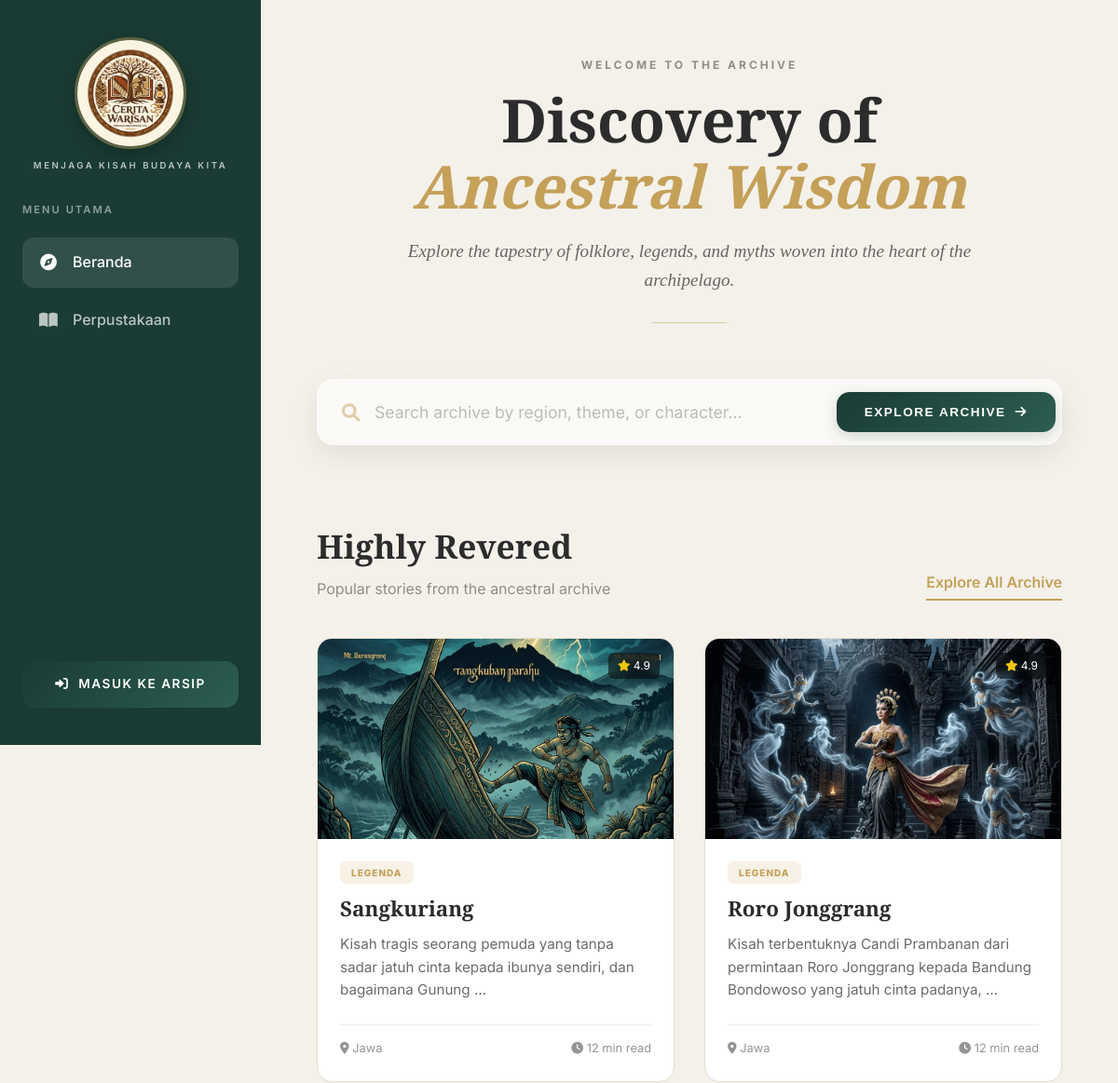
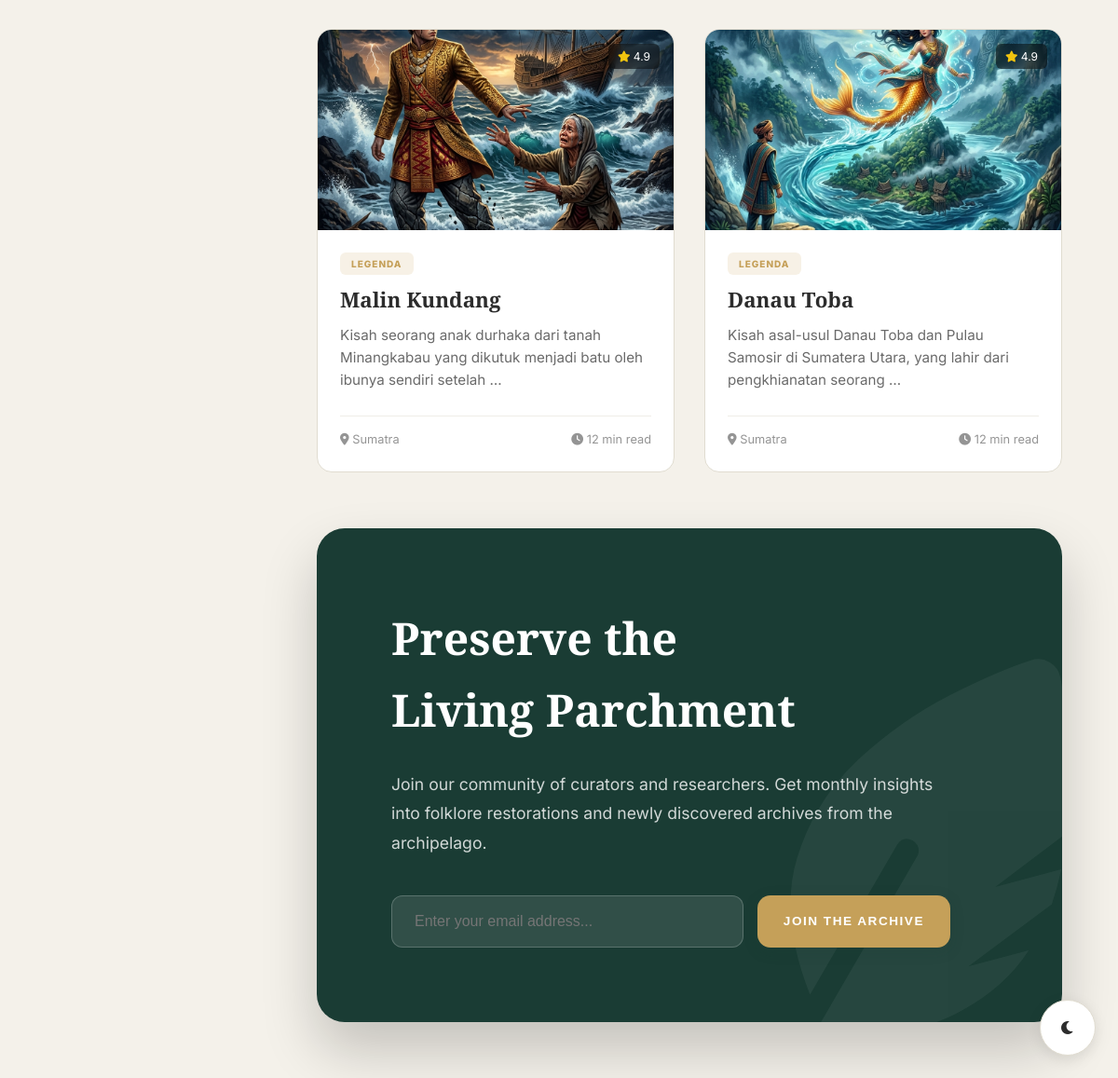
The page / on the database its author committed (2 pictures, top to bottom).
### folklore/models.py (models this page shows, shortened)
class Story(models.Model):
    title = models.CharField(max_length=200)
    slug = models.SlugField(unique=True)
    content = models.TextField()
    summary = models.TextField(blank=True, help_text="Short summary for cards")
    cover_image = models.ImageField(upload_to='stories/', blank=True, null=True)
    category = models.ForeignKey(Category, on_delete=models.CASCADE, related_name='stories')
    region = models.ForeignKey(Region, on_delete=models.CASCADE, related_name='stories')
    characters = models.CharField(max_length=255, help_text="Separate with commas")
    view_count = models.PositiveIntegerField(default=0)
    created_at = models.DateTimeField(auto_now_add=True)
    updated_at = models.DateTimeField(auto_now=True)
    class Meta:
        verbose_name_plural = "Stories"

class Category(models.Model):
    name = models.CharField(max_length=100)
    slug = models.SlugField(unique=True)
    description = models.TextField(blank=True)
    class Meta:
        verbose_name_plural = "Categories"

class Region(models.Model):
    name = models.CharField(max_length=100)
    slug = models.SlugField(unique=True)

### folklore/views.py (the view)
# urls.py: path('', views.HomeView.as_view(), name='home'),
class HomeView(TemplateView):
    template_name = 'folklore/home.html'
    def get_context_data(self, **kwargs):
        context = super().get_context_data(**kwargs)
        context['popular_stories'] = Story.objects.order_by('-view_count')[:4]
        context['recent_stories'] = Story.objects.order_by('-created_at')[:4]
        context['categories'] = Category.objects.all()
        context['regions'] = Region.objects.all()
        return context

### templates/folklore/home.html (shortened to what this page needs)
{% extends 'base.html' %}
{% load static %}
{% block content %}
<div class="page-header">
    <div class="page-header-subtitle">Welcome to the Archive</div>
    <h1 class="page-header-title">Discovery of <br><span style="font-style: italic; color: var(--secondary-color);">Ancestral Wisdom</span></h1>
    <p class="page-header-desc">
        Explore the tapestry of folklore, legends, and myths woven into the heart of the archipelago.
    </p>
    <div class="page-header-divider"></div>
</div>
<div style="display: flex; justify-content: center; margin-bottom: 80px;">
    <form action="{% url 'folklore:library' %}" method="get" class="premium-search-bar glass-effect">
        <div class="premium-search-input-wrapper">
            <i class="fas fa-search"></i>
            <input type="text" name="q" class="premium-search-input" placeholder="Search archive by region, theme, or character...">
        </div>
        <button type="submit" class="btn-premium premium-search-btn">
            <span>Explore Archive</span>
            <i class="fas fa-arrow-right"></i>
        </button>
    </form>
</div>
<section style="margin-bottom: 60px;">
    <div style="display: flex; justify-content: space-between; align-items: flex-end; margin-bottom: 40px; flex-wrap: wrap; gap: 20px;">
        <div>
            <h2 style="font-size: 2.2rem; margin-bottom: 5px;">Highly Revered</h2>
            <p style="opacity: 0.5;">Popular stories from the ancestral archive</p>
        </div>
        <a href="{% url 'folklore:library' %}" style="color: var(--secondary-color); text-decoration: none; font-weight: 600; padding-bottom: 5px; border-bottom: 2px solid var(--secondary-color); transition: var(--transition);" onmouseover="this.style.opacity='0.7'" onmouseout="this.style.opacity='1'">Explore All Archive</a>
    </div>
    <div class="story-grid">
        {% for story in popular_stories %}
        <a href="{% url 'folklore:story_detail' story.slug %}" style="text-decoration: none; color: inherit;">
            <div class="story-card">
                <div class="story-img-container">
                    {% if story.cover_image %}
                        <img src="{{ story.cover_image.url }}" class="story-img" alt="{{ story.title }}">
                    {% else %}
                        <div class="story-img" style="display: flex; align-items: center; justify-content: center; background: linear-gradient(135deg, var(--primary-color), #2c5e50);">
                            <i class="fas fa-scroll fa-3x" style="color: white; opacity: 0.4;"></i>
                        </div>
                    {% endif %}
                    <div style="position: absolute; top: 15px; right: 15px; background: rgba(0,0,0,0.5); color: white; padding: 4px 10px; border-radius: 6px; font-size: 0.75rem; backdrop-filter: blur(4px);">
                        <i class="fas fa-star" style="color: #f1c40f;"></i> 4.9
                    </div>
                </div>
                <div class="story-body">
                    <span class="story-badge">{{ story.category.name }}</span>
                    <h3 class="story-title">{{ story.title }}</h3>
                    <p style="font-size: 0.95rem; opacity: 0.7; margin-bottom: 25px; flex-grow: 1;">{{ story.summary|truncatewords:15 }}</p>
                    <div style="display: flex; justify-content: space-between; align-items: center; font-size: 0.8rem; opacity: 0.5; padding-top: 15px; border-top: 1px solid var(--border-color);">
                        <span><i class="fas fa-map-marker-alt"></i> {{ story.region.name }}</span>
                        <span><i class="fas fa-clock"></i> 12 min read</span>
                    </div>
                </div>
            </div>
        </a>
        {% endfor %}
    </div>
</section>
<section style="background: var(--primary-color); color: white; padding: clamp(40px, 10vw, 80px); border-radius: 30px; position: relative; overflow: hidden; box-shadow: 0 30px 60px rgba(0,0,0,0.2);">
    <div style="position: relative; z-index: 2; max-width: 600px;">
        <h2 style="font-size: clamp(2rem, 4vw, 3rem); margin-bottom: 25px;">Preserve the <br>Living Parchment</h2>
        <p style="font-size: 1.1rem; opacity: 0.8; margin-bottom: 40px; line-height: 1.8;">Join our community of curators and researchers. Get monthly insights into folklore restorations and newly discovered archives from the archipelago.</p>
        <div style="display: flex; gap: 15px; flex-wrap: wrap;">
            <input type="email" placeholder="Enter your email address..." style="flex: 1; min-width: 250px; padding: 18px 24px; border-radius: 12px; border: 1px solid rgba(255,255,255,0.2); background: rgba(255,255,255,0.1); color: white; font-size: 1rem;">
            <button class="btn-premium" style="background: var(--secondary-color); color: white;">Join the Archive</button>
        </div>
    </div>
    <div style="position: absolute; right: -50px; bottom: -50px; opacity: 0.05; transform: rotate(-15deg);">
        <i class="fas fa-feather-alt" style="font-size: 25rem;"></i>
    </div>
</section>
{% endblock %}

### templates/base.html (shortened to what this page needs)
{% load static %}
<!DOCTYPE html>
<html lang="id">
<head>
    <link rel="stylesheet" href="https://cdnjs.cloudflare.com/ajax/libs/font-awesome/6.0.0/css/all.min.css">
    <link rel="stylesheet" href="{% static 'css/base.css' %}?v=1.7">
</head>
<body data-theme="light" class="{% block body_class %}{% endblock %}">
    <div class="app-wrapper">
        <aside class="sidebar" id="sidebar">
            <a href="{% url 'folklore:home' %}" style="text-decoration:none; display:flex; flex-direction:column; align-items:center; margin-bottom:32px;">
                <img src="{% static 'images/logo.jpg' %}" alt="Cerita Warisan" style="width:120px; height:120px; border-radius:50%; object-fit:cover; object-position:center; border:3px solid rgba(197,160,89,0.4); box-shadow:0 8px 24px rgba(0,0,0,0.25); margin-bottom:10px; transition:transform 0.3s ease;" onmouseover="this.style.transform='scale(1.05)'" onmouseout="this.style.transform='scale(1)'">
                <span style="color:rgba(255,255,255,0.7); font-size:0.6rem; text-transform:uppercase; letter-spacing:2.5px; font-family:var(--font-sans); font-weight:600;">Menjaga Kisah Budaya Kita</span>
            </a>
            <div class="sidebar-title">Menu Utama</div>
            <nav>
                <a href="{% url 'folklore:home' %}" class="nav-link {% if request.resolver_match.url_name == 'home' %}active{% endif %}">
                    <i class="fas fa-compass"></i> Beranda
                </a>
                <a href="{% url 'folklore:library' %}" class="nav-link {% if request.resolver_match.url_name == 'library' %}active{% endif %}">
                    <i class="fas fa-book-open"></i> Perpustakaan
                </a>
            </nav>
            <div style="margin-top: auto;">
                {% if user.is_authenticated %}
                    <a href="{% url 'folklore:profile' %}" style="text-decoration: none; color: inherit;">
                        <div class="nav-profile-card">
                            <i class="fas fa-user-circle fa-2x"></i>
                            <div class="profile-summary">
                                <div class="username">{{ user.username }}</div>
                                <div class="action-hint">Lihat Profil →</div>
                            </div>
                        </div>
                    </a>
                    {% if user.is_staff %}
                    <a href="{% url 'admin:index' %}" class="nav-link">
                        <i class="fas fa-cog"></i> Pengaturan Admin
                    </a>
                    {% endif %}
                    <form action="{% url 'logout' %}" method="post" style="display: block;">
                        {% csrf_token %}
                        <button type="submit" class="nav-link logout-btn">
                            <i class="fas fa-sign-out-alt"></i> Keluar
                        </button>
                    </form>
                {% else %}
                    <a href="{% url 'login' %}" class="btn-premium" style="display: flex; width: 100%; justify-content: center;">
                        <i class="fas fa-sign-in-alt"></i> Masuk ke Arsip
                    </a>
                {% endif %}
            </div>
        </aside>
        <main class="main-content">
            {% block content %}{% endblock %}
        </main>
    </div>
    <div class="theme-toggle" id="themeToggle" title="Toggle Dark/Light Mode">
        <i class="fas fa-moon"></i>
    </div>
</body>
</html>

### rows shown on the page
Story: cover_image (picture), category.name "LEGENDA", title "Sangkuriang", summary "Kisah tragis seorang pemuda yang tanpa sadar jatuh cinta kepada ibunya sendiri, dan bagaimana Gunung …", region.name "Jawa"
Story: cover_image (picture), category.name "LEGENDA", title "Roro Jonggrang", summary "Kisah terbentuknya Candi Prambanan dari permintaan Roro Jonggrang kepada Bandung Bondowoso yang jatuh cinta padanya, …", region.name "Jawa"
Story: cover_image (picture), category.name "LEGENDA", title "Malin Kundang", summary "Kisah seorang anak durhaka dari tanah Minangkabau yang dikutuk menjadi batu oleh ibunya sendiri setelah …", region.name "Sumatra"
Story: cover_image (picture), category.name "LEGENDA", title "Danau Toba", summary "Kisah asal-usul Danau Toba dan Pulau Samosir di Sumatera Utara, yang lahir dari pengkhianatan seorang …", region.name "Sumatra"
